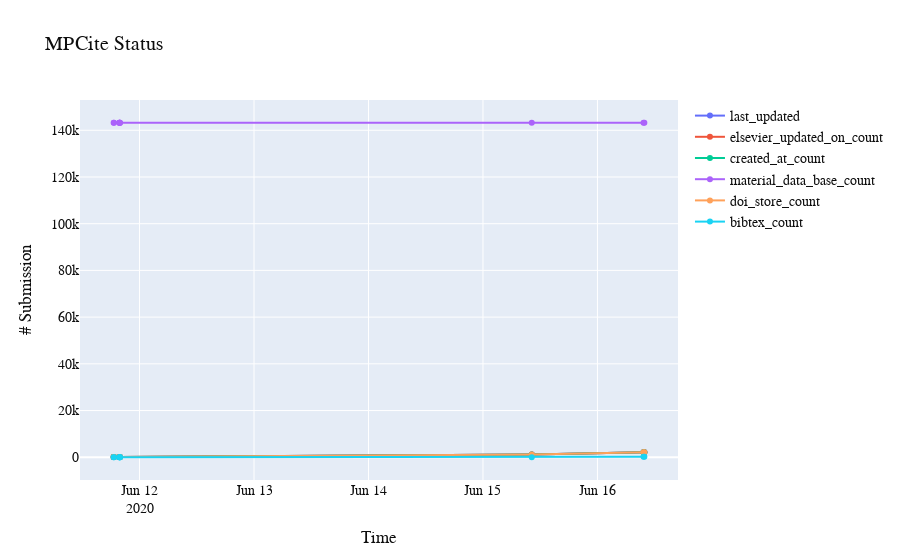

This figure's notebook cell:
### Code cell
from pathlib import Path
import json
import os
default_log_path = Path(os.getcwd()).parent / "files" / "log.txt"
def read_data(file_path:Path=default_log_path) -> List[LogContent]:
    if file_path.exists:
        file = file_path.open('r')
        data = file.readlines()
        file.close()
        result = []
        for d in data:
            result.append(LogContent.parse_obj(json.loads(d)))
        return result
    else:
        return []
    
log_contents:List[LogContent] = read_data()
X = []
last_updated_count = []
created_at_count=[]
elsevier_updated_on_count = []
material_data_base_count = []
doi_store_count = []
bibtex_count = []

for i in range(len(log_contents)):
    log_content = log_contents[i]
    X.append(log_content.date)
    material_data_base_count.append(log_content.material_data_base_count)
    doi_store_count.append(log_content.doi_store_count)
    if i == 0:
        last_updated_count.append(log_content.last_updated_count)
        elsevier_updated_on_count.append(log_content.elsevier_updated_on_count)
        created_at_count.append(log_content.created_at_count)  
        bibtex_count.append(log_content.bibtex_count)
    else:
        last_updated_count.append(last_updated_count[-1] + log_content.last_updated_count)
        elsevier_updated_on_count.append(elsevier_updated_on_count[-1] + log_content.elsevier_updated_on_count)
        created_at_count.append(created_at_count[-1] + log_content.created_at_count)
        bibtex_count.append(log_content.bibtex_count)

fig = go.Figure()
fig.add_trace(go.Scatter(x=X, 
                         y=last_updated_count,
                        mode='lines+markers',
                        name='last_updated'))
fig.add_trace(go.Scatter(x=X, 
                         y=elsevier_updated_on_count,
                        mode='lines+markers',
                        name='elsevier_updated_on_count'))
fig.add_trace(go.Scatter(x=X, 
                         y=created_at_count,
                        mode='lines+markers',
                        name='created_at_count'))
fig.add_trace(go.Scatter(x=X, 
                         y=material_data_base_count,
                        mode='lines+markers',
                        name='material_data_base_count'))
fig.add_trace(go.Scatter(x=X, 
                         y=doi_store_count,
                        mode='lines+markers',
                        name='doi_store_count'))
fig.add_trace(go.Scatter(x=X, 
                         y=bibtex_count,
                        mode='lines+markers',
                        name='bibtex_count'))

fig.update_layout(
    title="MPCite Status",
    xaxis_title="Time",
    yaxis_title="# Submission",
    font=dict(
        family="Franklin Gothic",
        size=14,
        color="#0d0d0d"
    )
)

fig.show()

### Figure 1 — Plotly figure (JSON) as saved in the notebook; plotly's stock layout.template omitted (floating-point values rounded to 4 significant figures)
{"data": [{"mode": "lines+markers", "name": "last_updated", "type": "scatter", "x": ["2020-06-11T18:34:28.468361", "2020-06-11T18:38:44.013148", "2020-06-11T19:43:50.867327", "2020-06-11T19:49:33.627973", "2020-06-11T19:50:03.716741", "2020-06-11T19:51:06.836564", "2020-06-11T19:54:09.461206", "2020-06-15T10:13:54.445211", "2020-06-16T09:39:30.711119", "2020-06-16T09:50:00.236200"], "y": [100, 112, 133, 135, 137, 139, 141, 1141, 2141, 2141]}, {"mode": "lines+markers", "name": "elsevier_updated_on_count", "type": "scatter", "x": ["2020-06-11T18:34:28.468361", "2020-06-11T18:38:44.013148", "2020-06-11T19:43:50.867327", "2020-06-11T19:49:33.627973", "2020-06-11T19:50:03.716741", "2020-06-11T19:51:06.836564", "2020-06-11T19:54:09.461206", "2020-06-15T10:13:54.445211", "2020-06-16T09:39:30.711119", "2020-06-16T09:50:00.236200"], "y": [100, 110, 130, 132, 134, 136, 138, 1138, 2138, 2138]}, {"mode": "lines+markers", "name": "created_at_count", "type": "scatter", "x": ["2020-06-11T18:34:28.468361", "2020-06-11T18:38:44.013148", "2020-06-11T19:43:50.867327", "2020-06-11T19:49:33.627973", "2020-06-11T19:50:03.716741", "2020-06-11T19:51:06.836564", "2020-06-11T19:54:09.461206", "2020-06-15T10:13:54.445211", "2020-06-16T09:39:30.711119", "2020-06-16T09:50:00.236200"], "y": [100, 110, 130, 132, 134, 136, 138, 1138, 2138, 2138]}, {"mode": "lines+markers", "name": "material_data_base_count", "type": "scatter", "x": ["2020-06-11T18:34:28.468361", "2020-06-11T18:38:44.013148", "2020-06-11T19:43:50.867327", "2020-06-11T19:49:33.627973", "2020-06-11T19:50:03.716741", "2020-06-11T19:51:06.836564", "2020-06-11T19:54:09.461206", "2020-06-15T10:13:54.445211", "2020-06-16T09:39:30.711119", "2020-06-16T09:50:00.236200"], "y": [143219, 143219, 143219, 143219, 143219, 143219, 143219, 143194, 143166, 143166]}, {"mode": "lines+markers", "name": "doi_store_count", "type": "scatter", "x": ["2020-06-11T18:34:28.468361", "2020-06-11T18:38:44.013148", "2020-06-11T19:43:50.867327", "2020-06-11T19:49:33.627973", "2020-06-11T19:50:03.716741", "2020-06-11T19:51:06.836564", "2020-06-11T19:54:09.461206", "2020-06-15T10:13:54.445211", "2020-06-16T09:39:30.711119", "2020-06-16T09:50:00.236200"], "y": [100, 110, 130, 132, 134, 136, 138, 1138, 2138, 2138]}, {"mode": "lines+markers", "name": "bibtex_count", "type": "scatter", "x": ["2020-06-11T18:34:28.468361", "2020-06-11T18:38:44.013148", "2020-06-11T19:43:50.867327", "2020-06-11T19:49:33.627973", "2020-06-11T19:50:03.716741", "2020-06-11T19:51:06.836564", "2020-06-11T19:54:09.461206", "2020-06-15T10:13:54.445211", "2020-06-16T09:39:30.711119", "2020-06-16T09:50:00.236200"], "y": [0, 0, 0, 0, 0, 0, 3, 3, 199, 199]}], "layout": {"font": {"color": "#0d0d0d", "family": "Franklin Gothic", "size": 14}, "title": {"text": "MPCite Status"}, "xaxis": {"title": {"text": "Time"}}, "yaxis": {"title": {"text": "# Submission"}}}}
